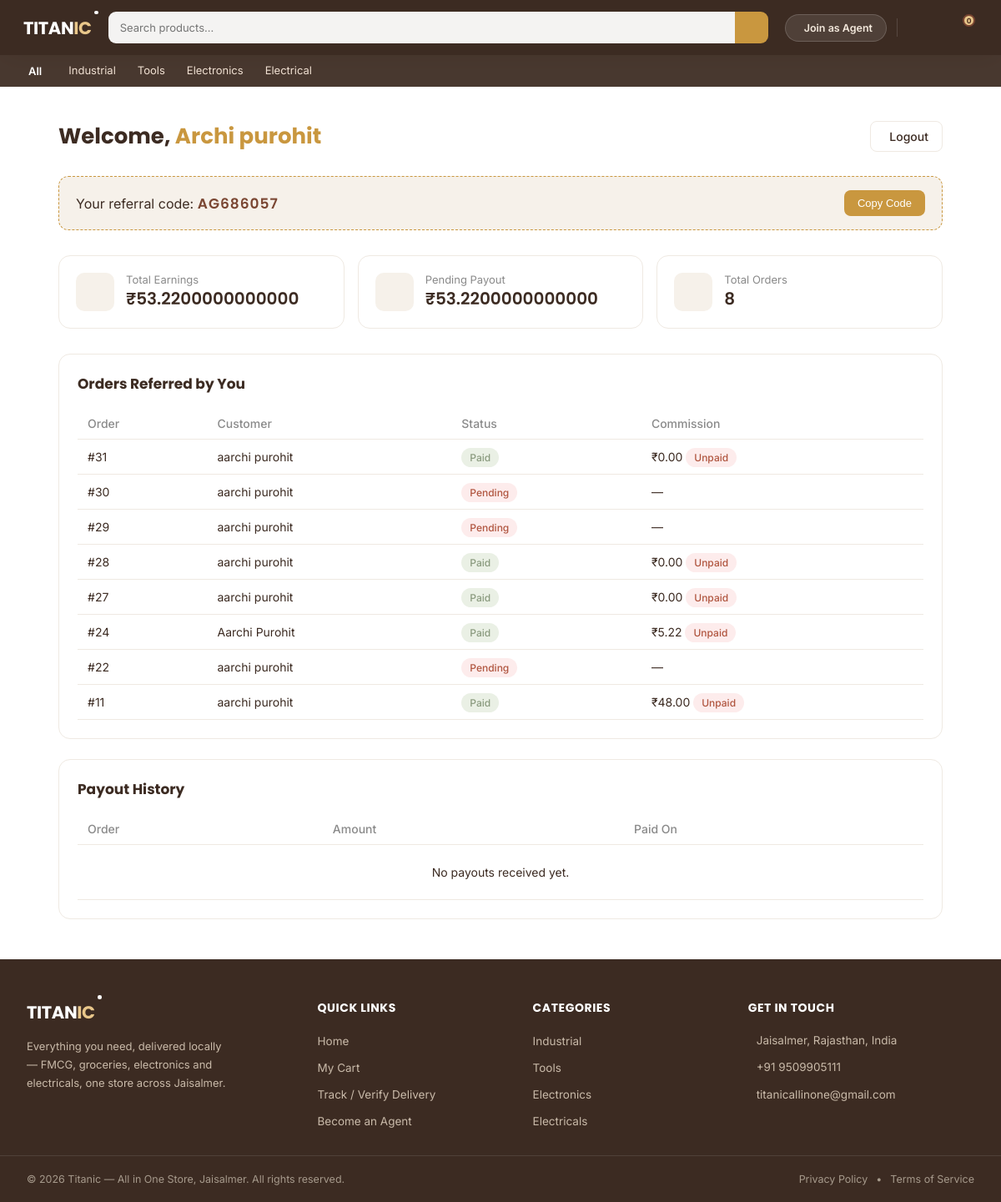
Screenshot of /agent/dashboard/ (signed in) with the database file from the repository.
### agents/models.py (models this page shows, shortened)
class Agent(models.Model):
    user = models.OneToOneField(User, on_delete=models.CASCADE)
    name = models.CharField(max_length=100)
    phone = models.CharField(max_length=15)
    referral_code = models.CharField(max_length=20, unique=True)
    is_approved = models.BooleanField(default=False)
    created_at = models.DateTimeField(auto_now_add=True)

class Commission(models.Model):
    order = models.OneToOneField('orders.Order', on_delete=models.CASCADE, related_name='commission')
    agent = models.ForeignKey(Agent, on_delete=models.CASCADE, related_name='commissions')
    amount = models.DecimalField(max_digits=10, decimal_places=2)
    is_paid = models.BooleanField(default=False)
    created_at = models.DateTimeField(auto_now_add=True)
    paid_at = models.DateTimeField(null=True, blank=True)

### orders/models.py (models this page shows, shortened)
class Order(models.Model):
    STATUS_CHOICES = [
        ('pending', 'Pending'),
        ('paid', 'Paid'),
        ('shipped', 'Shipped'),
        ('delivered', 'Delivered'),
    ]
    customer = models.ForeignKey(User, null=True, blank=True, on_delete=models.SET_NULL, related_name='orders')
    full_name = models.CharField(max_length=100)
    phone = models.CharField(max_length=15)
    address = models.TextField()
    pincode = models.CharField(max_length=10)
    referred_by = models.ForeignKey(Agent, null=True, blank=True, on_delete=models.SET_NULL)
    status = models.CharField(max_length=20, choices=STATUS_CHOICES, default='pending')
    delivery_otp = models.CharField(max_length=6, null=True, blank=True)
    razorpay_order_id = models.CharField(max_length=100, null=True, blank=True)
    created_at = models.DateTimeField(auto_now_add=True)
    delivery_distance_km = models.DecimalField(max_digits=6, decimal_places=2, null=True, blank=True)
    convenience_charge = models.DecimalField(max_digits=10, decimal_places=2, default=0)

### agents/views.py (the view)
# urls.py: path('agent/dashboard/', views.agent_dashboard, name='agent_dashboard'),
@login_required(login_url='agent_login')
def agent_dashboard(request):
    if not hasattr(request.user, 'agent'):
        messages.error(request, 'Ye page sirf agents ke liye hai.')
        return redirect('agent_login')
    agent = request.user.agent
    if not agent.is_approved:
        return render(request, 'agents/dashboard.html', {
            'agent': agent,
            'pending_approval': True,
        })
    orders = Order.objects.filter(referred_by=agent).order_by('-created_at')
    commissions = Commission.objects.filter(agent=agent).order_by('-created_at')
    total_earnings = commissions.aggregate(total=Sum('amount'))['total'] or 0
    pending_amount = commissions.filter(is_paid=False).aggregate(total=Sum('amount'))['total'] or 0
    paid_amount = commissions.filter(is_paid=True).aggregate(total=Sum('amount'))['total'] or 0
    payout_history = commissions.filter(is_paid=True).order_by('-paid_at')
    context = {
        'agent': agent,
        'pending_approval': False,
        'orders': orders,
        'total_orders': orders.count(),
        'total_earnings': total_earnings,
        'pending_amount': pending_amount,
        'paid_amount': paid_amount,
        'payout_history': payout_history,
    }
    return render(request, 'agents/dashboard.html', context)

### products/context_processors.py (called while the page is built)
def featured_categories(request):
    return {
        'featured_categories': {
            'industrial': Categories.objects.filter(parent=None, name__in=['Industrial', 'FMCG', 'Fmcg', 'Personal Care & Household']).first(),
            'tools': Categories.objects.filter(parent=None, name__in=['Tools', 'Groceries', 'Grocery']).first(),
            'electronics': Categories.objects.filter(parent=None, name__in=['Electronics']).first(),
            'electricals': Categories.objects.filter(parent=None, name__in=['Electrical', 'Electricals']).first(),
        }
    }

### agents/templates/agents/dashboard.html (shortened to what this page needs)
{% extends 'base.html' %}
{% load static %}
{% block content %}
<link rel="stylesheet" href="{% static 'agents/dashboard.css' %}">
<div class="dash-wrap">
    <div class="dash-header">
        <h1>Welcome, <span>{{ agent.name }}</span></h1>
        <a href="{% url 'agent_logout' %}" class="dash-logout">
             Logout
        </a>
    </div>
    {% if pending_approval %}
        <div class="pending-box">
            <i class="ti ti-clock-hour-4"></i>
            <h2>Approval Pending</h2>
            <p>Your agent account is under review. Once approved, you'll be able to see your earnings and orders here.</p>
        </div>
    {% else %}
        <div class="referral-box">
            <div>
                Your referral code: <span class="code">{{ agent.referral_code }}</span>
            </div>
            <button onclick="navigator.clipboard.writeText('{{ agent.referral_code }}'); this.innerText='Copied!'">
                Copy Code
            </button>
        </div>
        <div class="stat-grid">
            <div class="stat-card">
                <div class="stat-icon"></div>
                <div class="stat-info">
                    <div class="label">Total Earnings</div>
                    <div class="value">₹{{ total_earnings }}</div>
                </div>
            </div>
            <div class="stat-card">
                <div class="stat-icon"></div>
                <div class="stat-info">
                    <div class="label">Pending Payout</div>
                    <div class="value">₹{{ pending_amount }}</div>
                </div>
            </div>
            <div class="stat-card">
                <div class="stat-icon"></div>
                <div class="stat-info">
                    <div class="label">Total Orders</div>
                    <div class="value">{{ total_orders }}</div>
                </div>
            </div>
        </div>
        <div class="dash-section">
            <h3>Orders Referred by You</h3>
            <table class="dash-table">
                <thead>
                    <tr>
                        <th>Order</th>
                        <th>Customer</th>
                        <th>Status</th>
                        <th>Commission</th>
                    </tr>
                </thead>
                <tbody>
                    {% for order in orders %}
                    <tr>
                        <td>#{{ order.id }}</td>
                        <td>{{ order.full_name }}</td>
                        <td><span class="badge badge-{{ order.status }}">{{ order.get_status_display }}</span></td>
                        <td>
                            {% if order.commission %}
                                ₹{{ order.commission.amount }}
                                {% if order.commission.is_paid %}
                                    <span class="badge badge-paid">Paid</span>
                                {% else %}
                                    <span class="badge badge-pending">Unpaid</span>
                                {% endif %}
                            {% else %}
                                —
                            {% endif %}
                        </td>
                    </tr>
                    {% empty %}
                    <tr><td colspan="4" class="empty-row">No orders yet. Share your referral code to start earning!</td></tr>
                    {% endfor %}
                </tbody>
            </table>
        </div>
        <div class="dash-section">
            <h3>Payout History</h3>
            <table class="dash-table">
                <thead>
                    <tr>
                        <th>Order</th>
                        <th>Amount</th>
                        <th>Paid On</th>
                    </tr>
                </thead>
                <tbody>
                    {% for c in payout_history %}
                    <tr>
                        <td>#{{ c.order.id }}</td>
                        <td>₹{{ c.amount }}</td>
                        <td>{{ c.paid_at|date:"d M Y" }}</td>
                    </tr>
                    {% empty %}
                    <tr><td colspan="3" class="empty-row">No payouts received yet.</td></tr>
                    {% endfor %}
                </tbody>
            </table>
        </div>
    {% endif %}
</div>
{% endblock %}

### static/css/base.css (style rules this page uses)
:root { --brand-primary: #7A4632; --brand-accent: #C9973F; --brand-accent-light: #E8C68A; --brand-bg-warm: #F6F1EA; --brand-bg-light: #F8F4EE; --brand-text-dark: #3C2B22; --brand-border: #EFE9E2; --brand-discount: #B0553F; --brand-instock: #8A9A7E; }
* { margin: 0; padding: 0; box-sizing: border-box; }
body { font-family: 'Inter', sans-serif; color: var(--brand-text-dark); }

### agents/static/agents/dashboard.css (style rules this page uses)
.dash-wrap { max-width: 1100px; margin: 40px auto; padding: 0 20px; }
.dash-header { display: flex; justify-content: space-between; align-items: center; margin-bottom: 28px; flex-wrap: wrap; gap: 12px; }
.dash-header h1 { font-family: 'Poppins', sans-serif; font-size: 26px; color: var(--brand-text-dark); }
.dash-header h1 span { color: var(--brand-accent); }
.dash-logout { display: flex; align-items: center; gap: 6px; padding: 9px 16px; border-radius: 8px; border: 1px solid var(--brand-border); background: #fff; color: var(--brand-text-dark); text-decoration: none; font-size: 14px; font-weight: 500; }
.stat-grid { display: grid; grid-template-columns: repeat(3, 1fr); gap: 16px; margin-bottom: 30px; }
.stat-card { background: #fff; border: 1px solid var(--brand-border); border-radius: 14px; padding: 20px; display: flex; align-items: center; gap: 14px; }
.stat-icon { width: 46px; height: 46px; border-radius: 10px; display: flex; align-items: center; justify-content: center; font-size: 20px; background: var(--brand-bg-warm); color: var(--brand-accent); }
.stat-info .label { font-size: 13px; color: #8a8a8a; }
.stat-info .value { font-family: 'Poppins', sans-serif; font-size: 20px; font-weight: 600; color: var(--brand-text-dark); }
.referral-box { background: var(--brand-bg-warm); border: 1px dashed var(--brand-accent); border-radius: 12px; padding: 16px 20px; display: flex; justify-content: space-between; align-items: center; margin-bottom: 30px; flex-wrap: wrap; gap: 10px; }
.referral-box .code { font-family: 'Poppins', sans-serif; font-weight: 600; font-size: 17px; color: var(--brand-primary); letter-spacing: 1px; }
.referral-box button { background: var(--brand-accent); color: #fff; border: none; padding: 8px 16px; border-radius: 8px; font-size: 13px; cursor: pointer; }
.dash-section { background: #fff; border: 1px solid var(--brand-border); border-radius: 14px; padding: 22px; margin-bottom: 24px; }
.dash-section h3 { font-family: 'Poppins', sans-serif; font-size: 17px; margin-bottom: 16px; color: var(--brand-text-dark); }
.dash-table { width: 100%; border-collapse: collapse; font-size: 14px; }
.dash-table th { text-align: left; padding: 10px 12px; color: #8a8a8a; font-weight: 500; border-bottom: 1px solid var(--brand-border); }
.dash-table td { padding: 12px; border-bottom: 1px solid var(--brand-border); color: var(--brand-text-dark); }
.badge { padding: 4px 10px; border-radius: 20px; font-size: 12px; font-weight: 500; }
.badge-pending { background: #FDECEC; color: var(--brand-discount); }
.badge-paid { background: #EAF0E5; color: var(--brand-instock); }
.empty-row { text-align: center; color: #aaa; padding: 24px !important; }

### rows the page displays
Agent: name "Archi purohit", referral_code "AG686057"
Order: id "31", full_name "aarchi purohit", status "Paid", commission.amount "0.00", shows "Unpaid"
Order: id "30", full_name "aarchi purohit", status "Pending"
Order: id "29", full_name "aarchi purohit", status "Pending"
Order: id "28", full_name "aarchi purohit", status "Paid", commission.amount "0.00", shows "Unpaid"
Order: id "27", full_name "aarchi purohit", status "Paid", commission.amount "0.00", shows "Unpaid"
Order: id "24", full_name "Aarchi Purohit", status "Paid", commission.amount "5.22", shows "Unpaid"
Order: id "22", full_name "aarchi purohit", status "Pending"
Order: id "11", full_name "aarchi purohit", status "Paid", commission.amount "48.00", shows "Unpaid"

### other values shown
{{ request.session.cart|length }} "0"
{{ total_earnings }} "53.2200000000000"
{{ pending_amount }} "53.2200000000000"
{{ total_orders }} "8"
